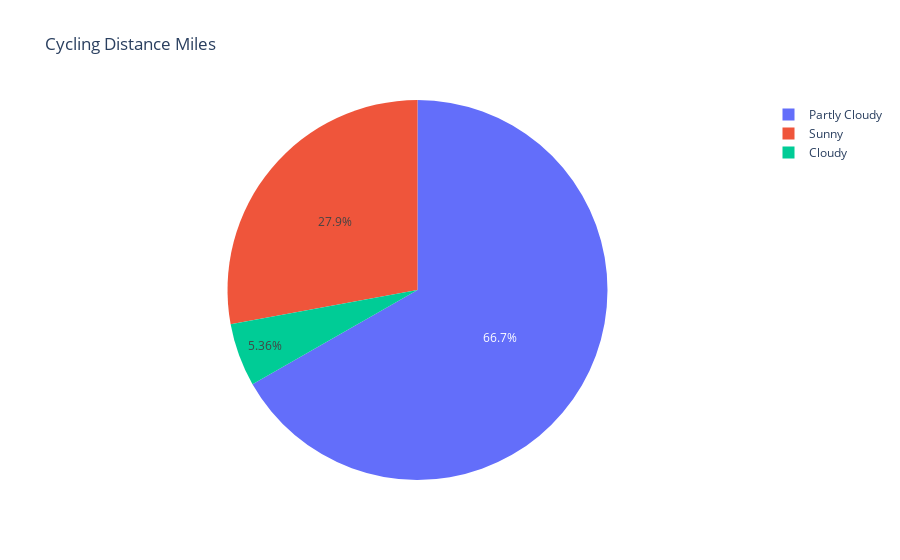

Notebook cell for this chart:
### Markdown cell above
## Pie Charts

### Code cell
fig = px.pie(workout, values='Distance Miles', names='Weather', title = 'Cycling Distance Miles')
fig.show()

### Figure 1 — Plotly figure (JSON) as saved in the notebook; plotly's stock layout.template omitted (floating-point values rounded to 4 significant figures)
{"data": [{"domain": {"x": [0, 1], "y": [0, 1]}, "hovertemplate": "Weather=%{label}<br>Distance Miles=%{value}<extra></extra>", "labels": ["Partly Cloudy", "Sunny", "Partly Cloudy", "Partly Cloudy", "Partly Cloudy", "Partly Cloudy", "Sunny", "Partly Cloudy", "Sunny", "Sunny", "Partly Cloudy", "Partly Cloudy", "Partly Cloudy", "Partly Cloudy", "Sunny", "Partly Cloudy", "Partly Cloudy", "Partly Cloudy", "Partly Cloudy", "Partly Cloudy", "Sunny", "Sunny", "Sunny", "Sunny", "Sunny", "Partly Cloudy", "Cloudy", "Partly Cloudy", "Cloudy", "Partly Cloudy", "Sunny"], "legendgroup": "", "name": "", "showlegend": true, "type": "pie", "values": [6.19, 3.44, 6.6, 9.44, 6.68, 10.15, 8.98, 6.39, 2.13, 2.55, 7.76, 2.92, 6.09, 4.48, 3.33, 5.26, 3.31, 2.42, 3.98, 7.43, 3.26, 4.17, 3.21, 3.4, 3.91, 3.34, 4.25, 3.11, 3.77, 4.35, 3.37]}], "layout": {"legend": {"tracegroupgap": 0}, "title": {"text": "Cycling Distance Miles"}}}
